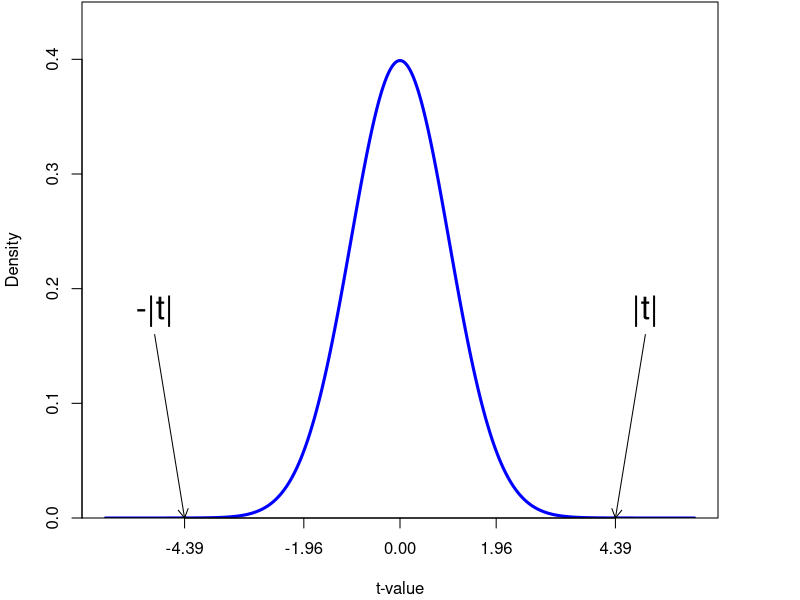
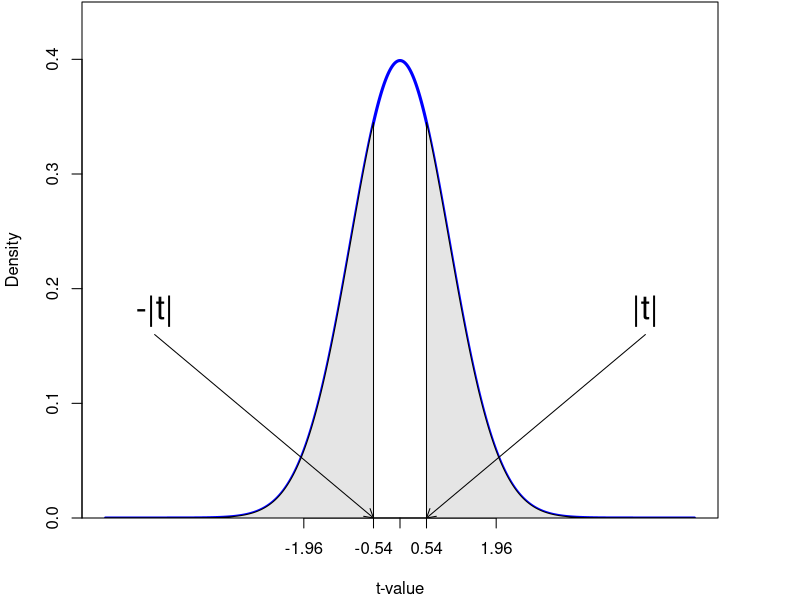
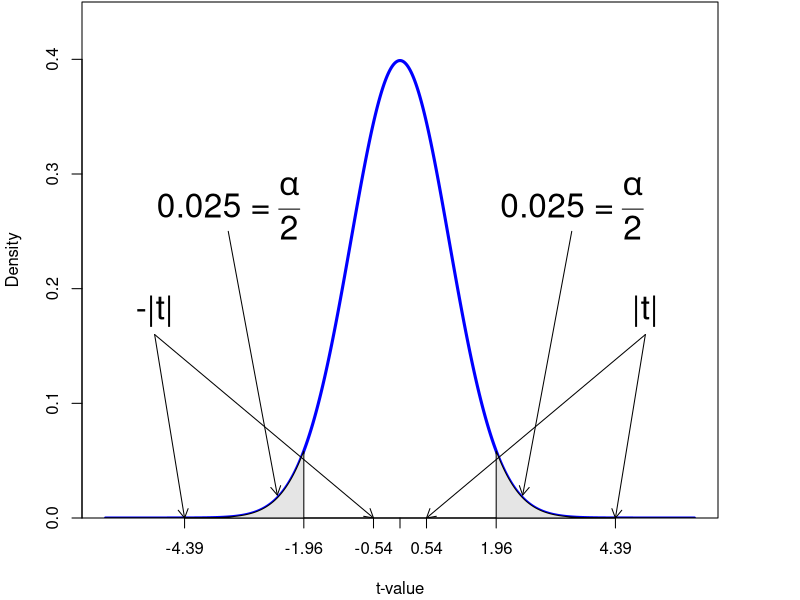
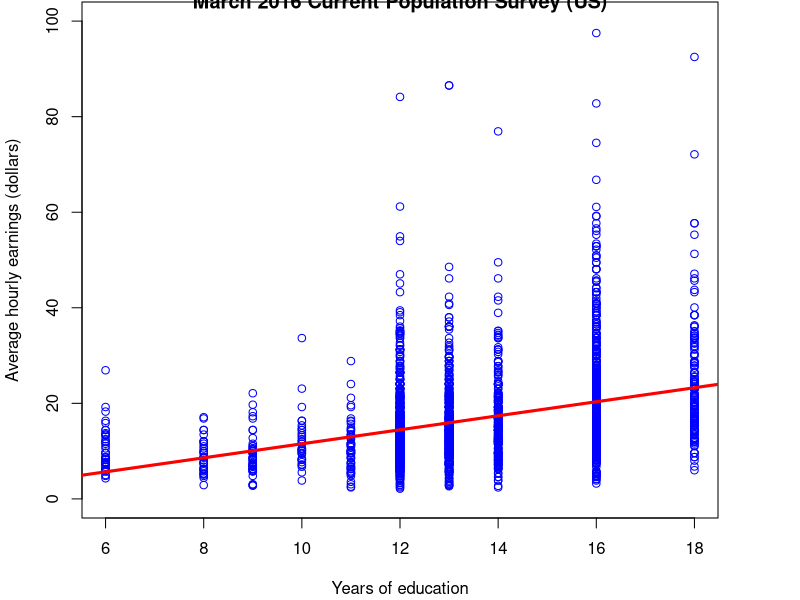
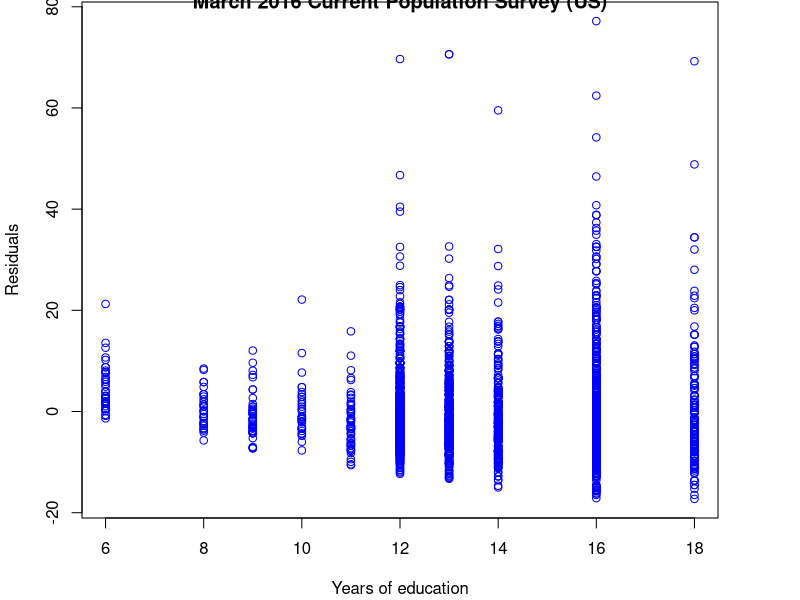

Write the R code that produced these figures, in order.
## ---- chunk 1
library(AER) # include Applied Econometrics with R library
data(CASchools) # Load CASchools data
# Generate a couple of useful variables
CASchools$STR <- CASchools$students/CASchools$teachers  # Student-teacher ratio
CASchools$Score <- (CASchools$read + CASchools$math)/2  # Student test score
data(CPSSWEducation) # Load CPSSWEducation data
## ---- chunk 2
library(AER) # include Applied Econometrics with R library
data(CASchools) # Load CASchools data
# Generate a couple of useful variables
CASchools$STR <- CASchools$students/CASchools$teachers  # Student-teacher ratio
CASchools$Score <- (CASchools$read + CASchools$math)/2  # Student test score
lm1 <- lm(Score ~ STR, data = CASchools) # Fitted model in lm1
summary(lm1)
## ---- chunk 3
# Plot the standard normal on the support [-6,6]
t <- seq(-6, 6, 0.01)
par(mar = c(4.1,4.1,0.1,4.1))
plot(x = t, 
     y = dnorm(t, 0, 1), 
     type = "l", 
     col = "blue", 
     lwd = 3, 
     yaxs = "i",
     ylab = "Density",
     xaxt="n",
     xlab = "t-value",
     ylim = c(0, 0.45) )

tact <- -4.39

axis(1, at = c(0, -1.96, 1.96, -tact, tact))

# Shade the critical regions using polygon():

#critical region in left tail

polygon(x = c(-6, seq(-6, -4.39, 0.01), -4.39),
        y = c(0, dnorm(seq(-6, -4.39, 0.01)), 0),
        col = 'red')

# critical region in right tail

polygon(x = c(4.39, seq(4.39, 6, 0.01), 6),
        y = c(0, dnorm(seq(4.39, 6, 0.01)), 0),
        col = 'red')

# Add arrows and texts indicating critical regions and the p-value
# arrows(-3.5, 0.2, -2.5, 0.02, length = 0.1)
# arrows(3.5, 0.2, 2.5, 0.02, length = 0.1)

arrows(-5, 0.16, -4.39, 0, length = 0.1)
arrows(5, 0.16, 4.39, 0, length = 0.1)

# text(-3.5, 0.22, 
#      labels = expression("0.025"~"="~over(alpha, 2)),
#      cex = 0.7)
# text(3.5, 0.22, 
#      labels = expression("0.025"~"="~over(alpha, 2)),
#      cex = 0.7)

text(-5, 0.18, 
     labels = expression(paste("-|",t,"|")), 
     cex = 2)
text(5, 0.18, 
     labels = expression(paste("|",t,"|")), 
     cex = 2)

## ---- chunk 4
# Plot the standard normal on the support [-6,6]
t <- seq(-6, 6, 0.01)
par(mar = c(4.1,4.1,0.1,4.1))
plot(x = t, 
     y = dnorm(t, 0, 1), 
     type = "l", 
     col = "blue", 
     lwd = 3, 
     yaxs = "i",
     ylab = "Density",
     xaxt="n",
     xlab = "t-value",
     ylim = c(0, 0.45) )

tact <- -0.54

axis(1, at = c(0, -1.96, 1.96, -tact, tact))

# Shade the critical regions using polygon():

#critical region in left tail

polygon(x = c(-6, seq(-6, -0.54, 0.01), -0.54),
        y = c(0, dnorm(seq(-6, -0.54, 0.01)), 0),
        col = 'gray90')

# critical region in right tail

polygon(x = c(0.54, seq(0.54, 6, 0.01), 6),
        y = c(0, dnorm(seq(0.54, 6, 0.01)), 0),
        col = 'gray90')

# Add arrows and texts indicating critical regions and the p-value
# arrows(-3.5, 0.2, -2.5, 0.02, length = 0.1)
# arrows(3.5, 0.2, 2.5, 0.02, length = 0.1)

arrows(-5, 0.16, -0.54, 0, length = 0.1)
arrows(5, 0.16, 0.54, 0, length = 0.1)

# text(-3.5, 0.22, 
#      labels = expression("0.025"~"="~over(alpha, 2)),
#      cex = 0.7)
# text(3.5, 0.22, 
#      labels = expression("0.025"~"="~over(alpha, 2)),
#      cex = 0.7)

text(-5, 0.18, 
     labels = expression(paste("-|",t,"|")), 
     cex = 2)
text(5, 0.18, 
     labels = expression(paste("|",t,"|")), 
     cex = 2)


## ---- chunk 5
# Plot the standard normal on the support [-6,6]
t <- seq(-6, 6, 0.01)
par(mar = c(4.1,4.1,0.1,4.1))
plot(x = t, 
     y = dnorm(t, 0, 1), 
     type = "l", 
     col = "blue", 
     lwd = 3, 
     yaxs = "i",
     ylab = "Density",
     xaxt="n",
     xlab = "t-value",
     ylim = c(0, 0.45) )

tact <- -0.54

axis(1, at = c(0, -1.96, 1.96, -tact, tact,-4.39,4.39))

# Shade the critical regions using polygon():

#critical region in left tail

polygon(x = c(-6, seq(-6, -1.96, 0.01), -1.96),
        y = c(0, dnorm(seq(-6, -1.96, 0.01)), 0),
        col = 'gray90')

# critical region in right tail

polygon(x = c(1.96, seq(1.96, 6, 0.01), 6),
        y = c(0, dnorm(seq(1.96, 6, 0.01)), 0),
        col = 'gray90')

# Add arrows and texts indicating critical regions and the p-value
arrows(-3.5, 0.25, -2.5, 0.02, length = 0.1)
arrows(3.5, 0.25, 2.5, 0.02, length = 0.1)

arrows(-5, 0.16, -0.54, 0, length = 0.1)
arrows(5, 0.16, 0.54, 0, length = 0.1)

arrows(-5, 0.16, -4.39, 0, length = 0.1)
arrows(5, 0.16, 4.39, 0, length = 0.1)


text(-3.5, 0.27,
     labels = expression("0.025"~"="~over(alpha, 2)),
     cex = 2)
text(3.5, 0.27,
     labels = expression("0.025"~"="~over(alpha, 2)),
     cex = 2)

text(-5, 0.18, 
     labels = expression(paste("-|",t,"|")), 
     cex = 2)
text(5, 0.18, 
     labels = expression(paste("|",t,"|")), 
     cex = 2)


## ---- chunk 6
library(AER) # include Applied Econometrics with R library
data(CPSSWEducation) # Load CPSSWEducation data
lm1 <- lm(earnings ~ education, data = CPSSWEducation) # Fitted model in lm1
# Scatter plot
plot(CPSSWEducation$education,CPSSWEducation$earnings,
     main = "March 2016 Current Population Survey (US)",
     col = "blue",
     xlab = "Years of education",
     ylab = "Average hourly earnings (dollars)",
     ylim = c(0, 100))
abline(lm1,
       lwd = 3,
       col = "red")
## ---- chunk 7
# Scatter plot
plot(CPSSWEducation$education,lm1$residuals,
     main = "March 2016 Current Population Survey (US)",
     col = "blue",
     xlab = "Years of education",
     ylab = "Residuals")
## ---- chunk 8
summary(lm1)
## ---- chunk 9
library(parameters)
parameters(lm1, robust = TRUE, vcov_type = "HC1")
